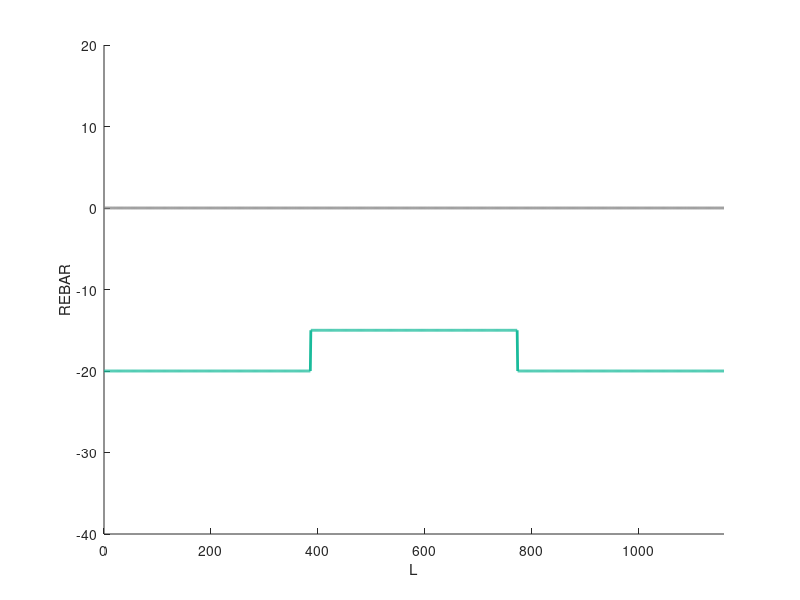
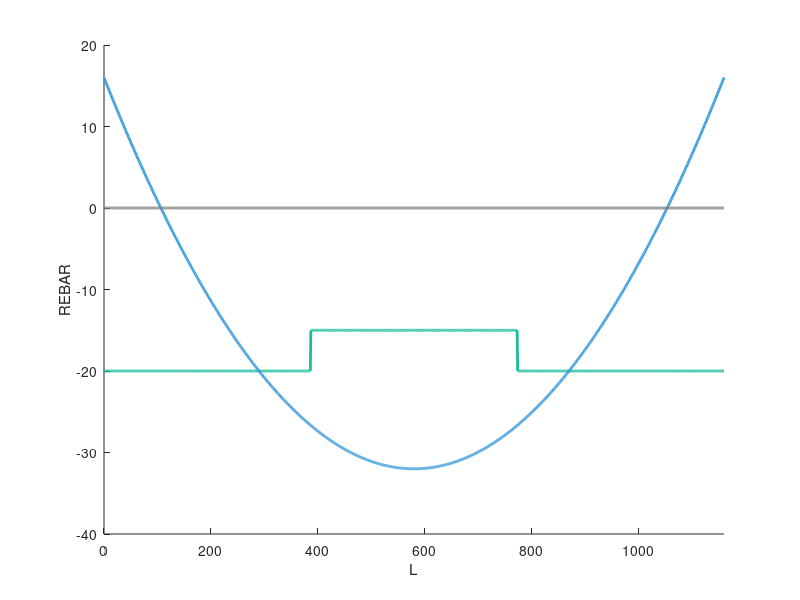
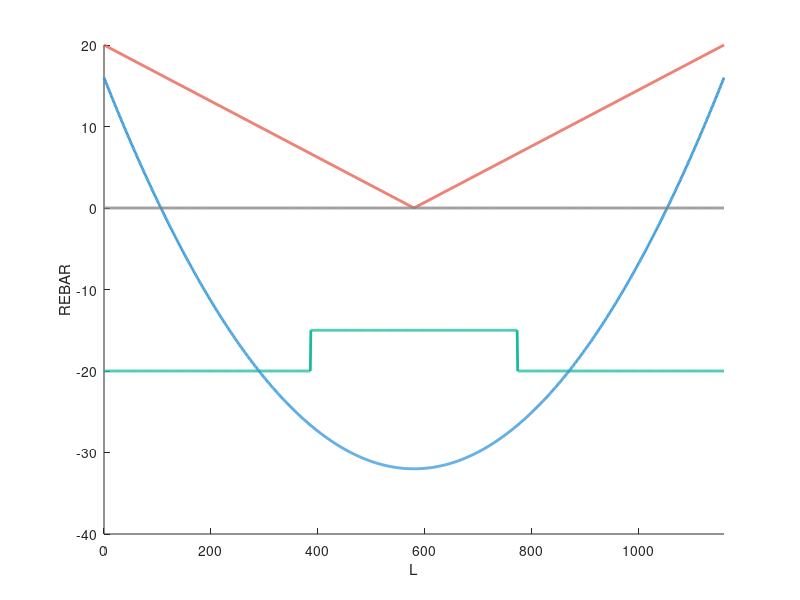
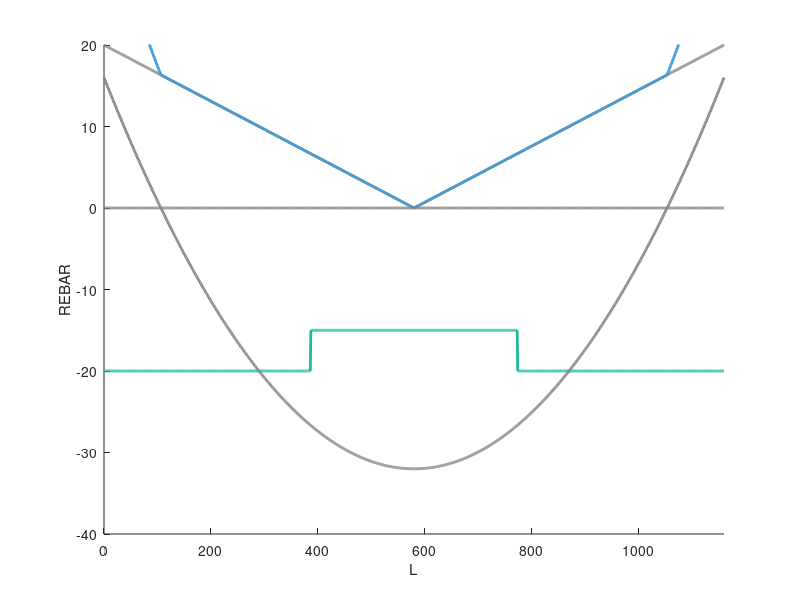

These charts were generated, in order, by the following MATLAB code:
clc; clear; close all;

green = [26 188 156] / 256;
blue = [52 152 219] / 256;
red = [233 88 73] / 256;
orange = [230 126 34] / 256;
gray = [0.5 0.5 0.5];
background = [247 247 247] / 256;

% totalArea = [35 15 35];

interval = 1200;

zeroLine = zeros(1, interval);

beamLength = 1160;

x = linspace(0, beamLength, interval);

initialRebar = -[20 * ones(1, interval / 3), 15 * ones(1, interval / 3), 20 * ones(1, interval / 3)];

gravityLoad = 4 * 48 * (x / beamLength - 0.5) .^ 2 - 32;

lateralForce = max([20 - 2 * 20 * x / beamLength; -20 + 2 * 20 * x / beamLength]);

linearAdd = gravityLoad .* (gravityLoad > 0) + lateralForce;

multiRebar = -[4	4	4	4	4	4	4	4	4	4	4	4	4	4	4	4	4	4	4	4	4	4	4	4	4	4	4	4	4	4	4	4	4	4	4	4	4	4	4	4	4	4	4	4	4	4	4	4	4	4	4	4	4	4	4	4	4	4	4	4	4	4	4	4	4	4	4	4	4	4	4	4	4	4	4	4	4	4	4	4	4	4	4	4	4	4	4	4	4	4	4	4	4	4	4	4	4	4	4	4	4	4	4	4	4	4	4	4	4	4	4	4	4	4	4	4	4	4	4	4	4	4	4	4	4	4	4	4	4	4	4	4	4	4	4	4	4	4	4	4	4	4	4	4	4	4	4	4	4	4	4	4	4	4	4	4	4	4	4	4	4	4	4	4	4	4	4	4	4	4	4	4	4	4	4	4	4	4	4	4	4	4	4	4	4	4	4	4	4	4	4	4	4	4	4	4	4	4	4	4	4	4	4	4	4	4	4	4	4	4	4	4	4	4	4	4	4	4	4	4	4	4	4	4	4	4	4	4	4	4	4	4	4	4	4	4	4	4	4	4	4	4	4	4	4	4	4	4	4	4	4	4	4	4	4	4	4	4	4	4	4	4	4	4	4	4	4	4	4	4	4	4	4	4	4	4	4	4	4	4	4	4	4	4	4	4	4	4	4	4	4	4	4	4	4	4	4	4	4	4	3	3	3	3	3	3	3	3	3	3	3	3	3	3	3	3	3	3	3	3	3	3	3	3	3	3	3	3	3	3	3	3	3	3	3	3	3	3	3	3	3	3	3	3	3	3	3	3	3	3	3	3	3	3	3	3	3	3	3	3	3	3	3	3	3	3	3	3	3	3	3	3	3	3	3	3	3	3	3	3	3	3	3	3	3	3	3	3	3	3	3	3	3	3	3	3	3	3	3	3	3	3	3	3	3	3	3	3	3	3	3	3	3	3	3	3	3	3	3	3	3	3	3	3	3	3	3	3	3	3	3	3	3	3	3	3	3	3	3	3	3	3	3	3	3	3	3	3	3	3	3	3	3	3	3	3	3	3	3	3	3	3	3	3	3	3	3	3	3	3	3	3	3	3	3	3	3	3	3	3	3	3	3	3	3	3	3	3	3	3	3	3	3	3	3	3	3	3	3	3	3	3	3	3	3	3	3	3	3	3	3	3	3	3	3	3	3	3	3	3	3	3	3	3	3	3	3	3	3	3	3	3	3	3	3	3	3	3	3	3	3	3	3	3	3	3	3	3	3	3	3	3	3	3	3	3	3	3	3	3	3	3	3	3	3	3	3	3	3	3	3	3	3	3	3	3	3	3	3	3	3	3	3	3	3	3	3	3	3	3	3	3	3	3	3	3	3	3	3	3	3	3	3	3	3	3	3	3	3	3	3	3	3	3	3	3	3	3	3	3	3	3	3	3	3	3	3	3	3	3	3	3	3	3	3	3	3	3	3	3	3	3	3	3	3	3	3	3	3	3	3	3	3	3	3	3	3	3	3	3	3	3	3	3	3	3	3	3	3	3	3	3	3	3	3	3	3	3	3	3	3	3	3	3	3	3	3	3	3	3	3	3	3	3	3	3	3	3	3	3	3	3	3	3	3	3	3	3	3	3	3	3	3	3	3	3	3	3	3	3	3	3	3	3	3	3	3	3	3	3	3	3	3	3	3	3	3	3	3	3	3	3	3	3	3	3	3	3	3	3	3	3	3	3	3	3	3	3	3	3	3	3	3	3	3	3	3	3	3	3	3	3	3	3	3	3	3	3	3	3	3	3	3	3	3	3	3	3	3	3	3	3	3	3	3	3	3	3	3	3	3	3	3	3	3	3	3	3	3	3	3	3	3	3	3	3	3	3	3	3	3	3	3	3	3	3	3	3	3	3	3	3	3	3	3	3	3	3	3	3	3	3	3	3	3	3	3	3	3	3	3	3	3	3	3	3	3	3	3	3	3	3	3	3	3	3	3	3	3	3	3	3	3	3	3	3	3	3	3	3	3	3	3	3	3	3	3	3	3	3	3	3	3	3	3	3	3	3	3	3	4	4	4	4	4	4	4	4	4	4	4	4	4	4	4	4	4	4	4	4	4	4	4	4	4	4	4	4	4	4	4	4	4	4	4	4	4	4	4	4	4	4	4	4	4	4	4	4	4	4	4	4	4	4	4	4	4	4	4	4	4	4	4	4	4	4	4	4	4	4	4	4	4	4	4	4	4	4	4	4	4	4	4	4	4	4	4	4	4	4	4	4	4	4	4	4	4	4	4	4	4	4	4	4	4	4	4	4	4	4	4	4	4	4	4	4	4	4	4	4	4	4	4	4	4	4	4	4	4	4	4	4	4	4	4	4	4	4	4	4	4	4	4	4	4	4	4	4	4	4	4	4	4	4	4	4	4	4	4	4	4	4	4	4	4	4	4	4	4	4	4	4	4	4	4	4	4	4	4	4	4	4	4	4	4	4	4	4	4	4	4	4	4	4	4	4	4	4	4	4	4	4	4	4	4	4	4	4	4	4	4	4	4	4	4	4	4	4	4	4	4	4	4	4	4	4	4	4	4	4	4	4	4	4	4	4	4	4	4	4	4	4	4	4	4	4	4	4	4	4	4	4	4	4	4	4	4	4	4	4	4	4	4	4	4	4	4	4	4	4	4	4	4	4	4	4	4	4	4	4	4	4	4	4	4	4	4	4	4	4	4	4	4	4	4	4	4	4	4	4
];


multiRebarLd = -[4	4	4	4	4	4	4	4	4	4	4	4	4	4	4	4	4	4	4	4	4	4	4	4	4	4	4	4	4	4	4	4	4	4	4	4	4	4	4	4	4	4	4	4	4	4	4	4	4	4	4	4	4	4	4	4	4	4	4	4	4	4	4	4	4	4	4	4	4	4	4	4	4	4	4	4	4	4	4	4	4	4	4	4	4	4	4	4	4	4	4	4	4	4	4	4	4	4	4	4	4	4	4	4	4	4	4	4	4	4	4	4	4	4	4	4	4	4	4	4	4	4	4	4	4	4	4	4	4	4	4	4	4	4	4	4	4	4	4	4	4	4	4	4	4	4	4	4	4	4	4	4	4	4	4	4	4	4	4	4	4	4	4	4	4	4	4	4	4	4	4	4	4	4	4	4	4	4	4	4	4	4	4	4	4	4	4	4	4	4	4	4	4	4	4	4	4	4	4	4	4	4	4	4	4	4	4	4	4	4	4	4	4	4	4	4	4	4	4	4	4	4	4	4	4	4	4	4	4	4	4	4	4	4	4	4	4	4	4	4	4	4	4	4	4	4	4	4	4	4	4	4	4	4	4	4	4	4	4	4	4	4	4	4	4	4	4	4	4	4	4	4	4	4	4	4	4	4	4	4	4	4	4	4	4	4	4	4	4	4	4	4	4	4	4	4	4	4	4	4	4	4	4	4	4	4	4	4	4	4	4	4	4	4	4	4	4	4	4	4	4	4	4	4	4	4	4	4	4	4	4	4	4	4	4	4	4	4	4	4	4	4	4	4	4	4	4	4	4	4	4	4	4	4	4	4	4	4	4	4	4	4	4	4	4	4	4	4	4	4	4	4	4	3	3	3	3	3	3	3	3	3	3	3	3	3	3	3	3	3	3	3	3	3	3	3	3	3	3	3	3	3	3	3	3	3	3	3	3	3	3	3	3	3	3	3	3	3	3	3	3	3	3	3	3	3	3	3	3	3	3	3	3	3	3	3	3	3	3	3	3	3	3	3	3	3	3	3	3	3	3	3	3	3	3	3	3	3	3	3	3	3	3	3	3	3	3	3	3	3	3	3	3	3	3	3	3	3	3	3	3	3	3	3	3	3	3	3	3	3	3	3	3	3	3	3	3	3	3	3	3	3	3	3	3	3	3	3	3	3	3	3	3	3	3	3	3	3	3	3	3	3	3	3	3	3	3	3	3	3	3	3	3	3	3	3	3	3	3	3	3	3	3	3	3	3	3	3	3	3	3	3	3	3	3	3	3	3	3	3	3	3	3	3	3	3	3	3	3	3	3	3	3	3	3	3	3	3	3	3	3	3	3	3	3	3	3	3	3	3	3	3	3	3	3	3	3	3	3	3	3	3	3	3	3	3	3	3	3	3	3	3	3	3	3	3	3	3	3	3	3	3	3	3	3	3	3	3	3	3	3	3	3	3	3	3	3	3	3	3	3	3	3	3	3	3	3	3	3	3	3	3	3	3	3	3	3	3	3	3	3	3	3	3	3	3	3	3	3	3	3	3	3	3	3	3	3	3	3	3	3	3	3	3	3	3	3	3	3	3	3	3	3	3	3	3	3	3	3	3	3	3	3	3	3	3	3	3	3	3	3	3	3	3	3	3	3	3	3	3	3	3	3	3	3	3	3	3	3	3	3	3	3	3	3	3	3	3	3	3	3	3	3	3	3	3	3	3	3	3	3	3	3	3	3	3	3	3	3	3	3	3	3	3	3	3	3	3	3	3	3	3	3	3	3	3	3	3	3	3	3	3	3	3	3	3	3	3	3	3	3	3	3	3	3	3	3	3	3	3	3	3	3	3	3	3	3	3	3	3	3	3	3	3	3	3	3	3	3	3	3	3	3	3	3	3	3	4	4	4	4	4	4	4	4	4	4	4	4	4	4	4	4	4	4	4	4	4	4	4	4	4	4	4	4	4	4	4	4	4	4	4	4	4	4	4	4	4	4	4	4	4	4	4	4	4	4	4	4	4	4	4	4	4	4	4	4	4	4	4	4	4	4	4	4	4	4	4	4	4	4	4	4	4	4	4	4	4	4	4	4	4	4	4	4	4	4	4	4	4	4	4	4	4	4	4	4	4	4	4	4	4	4	4	4	4	4	4	4	4	4	4	4	4	4	4	4	4	4	4	4	4	4	4	4	4	4	4	4	4	4	4	4	4	4	4	4	4	4	4	4	4	4	4	4	4	4	4	4	4	4	4	4	4	4	4	4	4	4	4	4	4	4	4	4	4	4	4	4	4	4	4	4	4	4	4	4	4	4	4	4	4	4	4	4	4	4	4	4	4	4	4	4	4	4	4	4	4	4	4	4	4	4	4	4	4	4	4	4	4	4	4	4	4	4	4	4	4	4	4	4	4	4	4	4	4	4	4	4	4	4	4	4	4	4	4	4	4	4	4	4	4	4	4	4	4	4	4	4	4	4	4	4	4	4	4	4	4	4	4	4	4	4	4	4	4	4	4	4	4	4	4	4	4	4	4	4	4	4	4	4	4	4	4	4	4	4	4	4	4	4	4	4	4	4	4	4	4	4	4	4	4	4	4	4	4	4	4	4	4	4	4	4	4	4	4	4	4	4	4	4	4	4	4	4	4	4	4	4	4	4	4	4	4	4	4	4	4	4	4	4	4	4	4	4	4	4	4	4	4	4	4	4	4	4	4	4	4	4	4	4	4	4	4	4	4	4	4	4	4
];

threeRebar = -[4	4	4	4	4	4	4	4	4	4	4	4	4	4	4	4	4	4	4	4	4	4	4	4	4	4	4	4	4	4	4	4	4	4	4	4	4	4	4	4	4	4	4	4	4	4	4	4	4	4	4	4	4	4	4	4	4	4	4	4	4	4	4	4	4	4	4	4	4	4	4	4	4	4	4	4	4	4	4	4	4	4	4	4	4	4	4	4	4	4	4	4	4	4	4	4	4	4	4	4	4	4	4	4	4	4	4	4	4	4	4	4	4	4	4	4	4	4	4	4	4	4	4	4	4	4	4	4	4	4	4	4	4	4	4	4	4	4	4	4	4	4	4	4	4	4	4	4	4	4	4	4	4	4	4	4	4	4	4	4	4	4	4	4	4	4	4	4	4	4	4	4	4	4	4	4	4	4	4	4	4	4	4	4	4	4	4	4	4	4	4	4	4	4	4	4	4	4	4	4	4	4	4	4	4	4	4	4	4	4	4	4	4	4	4	4	4	4	4	4	4	4	4	4	4	4	4	4	4	4	4	4	4	4	4	4	4	4	4	4	4	4	4	4	4	4	4	4	4	4	4	4	4	4	4	4	4	4	4	4	4	4	4	4	4	4	4	4	4	4	4	4	4	4	4	4	4	4	4	4	4	4	4	4	4	4	4	4	4	4	4	4	4	4	4	4	4	4	4	4	4	4	4	4	4	4	4	4	4	4	4	4	4	4	4	4	4	4	4	4	4	4	4	4	4	4	4	4	4	4	4	4	4	4	4	4	4	4	4	4	4	4	4	4	4	4	4	4	4	4	4	4	4	4	4	4	4	4	4	4	4	4	4	4	4	4	4	4	4	4	4	4	4	3	3	3	3	3	3	3	3	3	3	3	3	3	3	3	3	3	3	3	3	3	3	3	3	3	3	3	3	3	3	3	3	3	3	3	3	3	3	3	3	3	3	3	3	3	3	3	3	3	3	3	3	3	3	3	3	3	3	3	3	3	3	3	3	3	3	3	3	3	3	3	3	3	3	3	3	3	3	3	3	3	3	3	3	3	3	3	3	3	3	3	3	3	3	3	3	3	3	3	3	3	3	3	3	3	3	3	3	3	3	3	3	3	3	3	3	3	3	3	3	3	3	3	3	3	3	3	3	3	3	3	3	3	3	3	3	3	3	3	3	3	3	3	3	3	3	3	3	3	3	3	3	3	3	3	3	3	3	3	3	3	3	3	3	3	3	3	3	3	3	3	3	3	3	3	3	3	3	3	3	3	3	3	3	3	3	3	3	3	3	3	3	3	3	3	3	3	3	3	3	3	3	3	3	3	3	3	3	3	3	3	3	3	3	3	3	3	3	3	3	3	3	3	3	3	3	3	3	3	3	3	3	3	3	3	3	3	3	3	3	3	3	3	3	3	3	3	3	3	3	3	3	3	3	3	3	3	3	3	3	3	3	3	3	3	3	3	3	3	3	3	3	3	3	3	3	3	3	3	3	3	3	3	3	3	3	3	3	3	3	3	3	3	3	3	3	3	3	3	3	3	3	3	3	3	3	3	3	3	3	3	3	3	3	3	3	3	3	3	3	3	3	3	3	3	3	3	3	3	3	3	3	3	3	3	3	3	3	3	3	3	3	3	3	3	3	3	3	3	3	3	3	3	3	3	3	3	3	3	3	3	3	3	3	3	3	3	3	3	3	3	3	3	3	3	3	3	3	3	3	3	3	3	3	3	3	3	3	3	3	3	3	3	3	3	3	3	3	3	3	3	3	3	3	3	3	3	3	3	3	3	3	3	3	3	3	3	3	3	3	3	3	3	3	3	3	3	3	3	3	3	3	3	3	3	3	3	3	3	3	3	3	3	3	3	3	3	3	3	3	3	3	3	3	4	4	4	4	4	4	4	4	4	4	4	4	4	4	4	4	4	4	4	4	4	4	4	4	4	4	4	4	4	4	4	4	4	4	4	4	4	4	4	4	4	4	4	4	4	4	4	4	4	4	4	4	4	4	4	4	4	4	4	4	4	4	4	4	4	4	4	4	4	4	4	4	4	4	4	4	4	4	4	4	4	4	4	4	4	4	4	4	4	4	4	4	4	4	4	4	4	4	4	4	4	4	4	4	4	4	4	4	4	4	4	4	4	4	4	4	4	4	4	4	4	4	4	4	4	4	4	4	4	4	4	4	4	4	4	4	4	4	4	4	4	4	4	4	4	4	4	4	4	4	4	4	4	4	4	4	4	4	4	4	4	4	4	4	4	4	4	4	4	4	4	4	4	4	4	4	4	4	4	4	4	4	4	4	4	4	4	4	4	4	4	4	4	4	4	4	4	4	4	4	4	4	4	4	4	4	4	4	4	4	4	4	4	4	4	4	4	4	4	4	4	4	4	4	4	4	4	4	4	4	4	4	4	4	4	4	4	4	4	4	4	4	4	4	4	4	4	4	4	4	4	4	4	4	4	4	4	4	4	4	4	4	4	4	4	4	4	4	4	4	4	4	4	4	4	4	4	4	4	4	4	4	4	4	4	4	4	4	4	4	4	4	4	4	4	4	4	4	4	4	4	4	4	4	4	4	4	4	4	4	4	4	4	4	4	4	4	4	4	4	4	4	4	4	4	4	4	4	4	4	4	4	4	4	4	4	4	4	4	4	4	4	4	4	4	4	4	4	4	4	4	4	4	4	4	4	4	4	4	4	4	4	4	4	4	4	4	4	4	4	4	4	4
];



% 1
figure;
hold on;
plot(x, initialRebar, 'Color', green, 'LineWidth', 2);
plot(x, zeroLine, 'Color', gray, 'LineWidth', 2);
title('');
xlabel('L');
ylabel('REBAR');
axis([0 1160 -40 20]);

% 2
figure;
hold on;
plot(x, initialRebar, 'Color', green, 'LineWidth', 2);
plot(x, gravityLoad, 'Color', blue, 'LineWidth', 2);
plot(x, zeroLine, 'Color', gray, 'LineWidth', 2);
title('');
xlabel('L');
ylabel('REBAR');
axis([0 1160 -40 20]);

% 3
figure;
hold on;
plot(x, initialRebar, 'Color', green, 'LineWidth', 2);
plot(x, gravityLoad, 'Color', blue, 'LineWidth', 2);
plot(x, lateralForce, 'Color', red, 'LineWidth', 2);
plot(x, zeroLine, 'Color', gray, 'LineWidth', 2);
title('');
xlabel('L');
ylabel('REBAR');
axis([0 1160 -40 20]);

% 4
figure;
hold on;
plot(x, initialRebar, 'Color', green, 'LineWidth', 2);
plot(x, gravityLoad, 'Color', gray, 'LineWidth', 2);
plot(x, lateralForce, 'Color', gray, 'LineWidth', 2);
plot(x, linearAdd, 'Color', blue, 'LineWidth', 2);
plot(x, zeroLine, 'Color', gray, 'LineWidth', 2);
title('');
xlabel('L');
ylabel('REBAR');
axis([0 1160 -40 20]);

% 5
figure;
hold on;
plot(x, initialRebar / 5, 'Color', green, 'LineWidth', 2);
plot(x, linearAdd / 5, 'Color', gray, 'LineWidth', 2);
plot(x, max(ceil(linearAdd / 5), 2), 'Color', blue, 'LineWidth', 2);
plot(x, zeroLine, 'Color', gray, 'LineWidth', 2);
title('');
xlabel('L');
ylabel('REBAR NUMBER');
axis([0 1160 -8 4]);

% 6
figure;
hold on;
plot(x, initialRebar / 5, 'Color', green, 'LineWidth', 2);
plot(x, linearAdd / 5, 'Color', gray, 'LineWidth', 2);
plot(x, max(ceil(linearAdd / 5), 2), 'Color', blue, 'LineWidth', 2);
plot(x, multiRebarLd, 'Color', red, 'LineWidth', 2);
plot(x, zeroLine, 'Color', gray, 'LineWidth', 2);
title('');
xlabel('L');
ylabel('REBAR NUMBER');
axis([0 1160 -8 4]);

% 7
figure;
hold on;
plot([beamLength beamLength] * 0.15, [-10 10], 'Color', gray, 'LineWidth', 2, 'LineStyle', '--');
plot([beamLength beamLength] * 0.4, [-10 10], 'Color', gray, 'LineWidth', 2, 'LineStyle', '--');
plot([beamLength beamLength] * 0.85, [-10 10], 'Color', gray, 'LineWidth', 2, 'LineStyle', '--');
plot([beamLength beamLength] * 0.6, [-10 10], 'Color', gray, 'LineWidth', 2, 'LineStyle', '--');
plot(x, initialRebar / 5, 'Color', green, 'LineWidth', 2);
plot(x, multiRebarLd, 'Color', gray, 'LineWidth', 2);
plot(x, threeRebar, 'Color', blue, 'LineWidth', 2);
plot(x, zeroLine, 'Color', gray, 'LineWidth', 2);
title('');
xlabel('L');
ylabel('REBAR NUMBER');
axis([0 1160 -8 4]);

